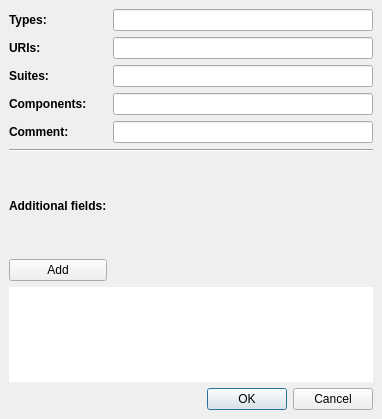
<?xml version="1.0" encoding="UTF-8"?>
<ui version="4.0">
 <class>dialog_edit</class>
 <widget class="QDialog" name="dialog_edit">
  <property name="geometry">
   <rect>
    <x>0</x>
    <y>0</y>
    <width>382</width>
    <height>419</height>
   </rect>
  </property>
  <property name="windowTitle">
   <string>Edit Source</string>
  </property>
  <property name="modal">
   <bool>true</bool>
  </property>
  <layout class="QGridLayout">
   <property name="leftMargin">
    <number>9</number>
   </property>
   <property name="topMargin">
    <number>9</number>
   </property>
   <property name="rightMargin">
    <number>9</number>
   </property>
   <property name="bottomMargin">
    <number>9</number>
   </property>
   <property name="spacing">
    <number>6</number>
   </property>
   <item row="1" column="1">
    <widget class="QLineEdit" name="entry_uris"/>
   </item>
   <item row="2" column="1">
    <widget class="QLineEdit" name="entry_suites"/>
   </item>
   <item row="3" column="1">
    <widget class="QLineEdit" name="entry_comps"/>
   </item>
   <item row="10" column="0" colspan="2">
    <widget class="QDialogButtonBox" name="buttonBox">
     <property name="orientation">
      <enum>Qt::Horizontal</enum>
     </property>
     <property name="standardButtons">
      <set>QDialogButtonBox::Cancel|QDialogButtonBox::Ok</set>
     </property>
    </widget>
   </item>
   <item row="2" column="0">
    <widget class="QLabel" name="label_3">
     <property name="text">
      <string>&lt;html&gt;&lt;head/&gt;&lt;body&gt;&lt;p&gt;&lt;span style=&quot; font-weight:600;&quot;&gt;Suites:&lt;/span&gt;&lt;/p&gt;&lt;/body&gt;&lt;/html&gt;</string>
     </property>
    </widget>
   </item>
   <item row="6" column="0">
    <widget class="QLabel" name="label_6">
     <property name="font">
      <font>
       <weight>75</weight>
       <bold>true</bold>
      </font>
     </property>
     <property name="text">
      <string>Additional fields:</string>
     </property>
    </widget>
   </item>
   <item row="0" column="1">
    <widget class="QLineEdit" name="entry_types"/>
   </item>
   <item row="5" column="0" colspan="2">
    <widget class="Line" name="line">
     <property name="orientation">
      <enum>Qt::Horizontal</enum>
     </property>
    </widget>
   </item>
   <item row="4" column="1">
    <widget class="QLineEdit" name="entry_comment"/>
   </item>
   <item row="9" column="0" colspan="2">
    <widget class="QWidget" name="additional_sources_container" native="true">
     <property name="styleSheet">
      <string notr="true">background-color: #FFFFFF;</string>
     </property>
     <layout class="QGridLayout" name="additional_sources_layout">
      <property name="leftMargin">
       <number>0</number>
      </property>
      <property name="topMargin">
       <number>0</number>
      </property>
      <property name="rightMargin">
       <number>0</number>
      </property>
      <property name="bottomMargin">
       <number>0</number>
      </property>
      <property name="spacing">
       <number>6</number>
      </property>
     </layout>
    </widget>
   </item>
   <item row="0" column="0">
    <widget class="QLabel" name="label">
     <property name="text">
      <string>&lt;html&gt;&lt;head/&gt;&lt;body&gt;&lt;p&gt;&lt;span style=&quot; font-weight:600;&quot;&gt;Types:&lt;/span&gt;&lt;/p&gt;&lt;/body&gt;&lt;/html&gt;</string>
     </property>
    </widget>
   </item>
   <item row="3" column="0">
    <widget class="QLabel" name="label_4">
     <property name="text">
      <string>&lt;b&gt;Components:&lt;/b&gt;</string>
     </property>
    </widget>
   </item>
   <item row="1" column="0">
    <widget class="QLabel" name="label_2">
     <property name="text">
      <string>&lt;html&gt;&lt;head/&gt;&lt;body&gt;&lt;p&gt;&lt;span style=&quot; font-weight:600;&quot;&gt;URIs:&lt;/span&gt;&lt;/p&gt;&lt;/body&gt;&lt;/html&gt;</string>
     </property>
    </widget>
   </item>
   <item row="4" column="0">
    <widget class="QLabel" name="label_5">
     <property name="text">
      <string>&lt;b&gt;Comment:&lt;/b&gt;</string>
     </property>
    </widget>
   </item>
   <item row="7" column="0">
    <widget class="QPushButton" name="add_button">
     <property name="text">
      <string>Add</string>
     </property>
     <property name="icon">
      <iconset theme="add">
       <normaloff>.</normaloff>.</iconset>
     </property>
    </widget>
   </item>
  </layout>
 </widget>
 <resources/>
 <connections>
  <connection>
   <sender>buttonBox</sender>
   <signal>accepted()</signal>
   <receiver>dialog_edit</receiver>
   <slot>accept()</slot>
   <hints>
    <hint type="sourcelabel">
     <x>248</x>
     <y>254</y>
    </hint>
    <hint type="destinationlabel">
     <x>157</x>
     <y>274</y>
    </hint>
   </hints>
  </connection>
  <connection>
   <sender>buttonBox</sender>
   <signal>rejected()</signal>
   <receiver>dialog_edit</receiver>
   <slot>reject()</slot>
   <hints>
    <hint type="sourcelabel">
     <x>316</x>
     <y>260</y>
    </hint>
    <hint type="destinationlabel">
     <x>286</x>
     <y>274</y>
    </hint>
   </hints>
  </connection>
 </connections>
</ui>
